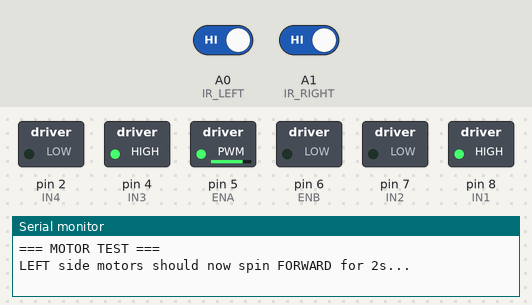
The sketch below on a simulated Arduino Uno, built with avr-gcc and run on an emulated ATmega328P. On the bench: switched loads named in the sketch (green lamp = pin HIGH), the last lines printed to the serial monitor. The test bench sets the inputs (shaded band); at power-on: A0 (IR_LEFT) HIGH, A1 (IR_RIGHT) HIGH.

Above: at 0.1 s.
At 3.7 s:
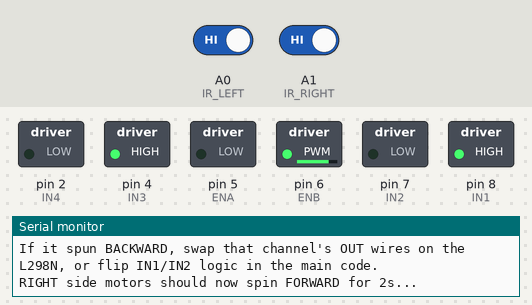
At 5.7 s:
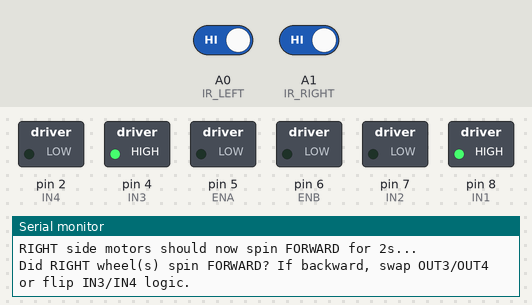
Timing chart, 0 to 7.2 s (numbered marks = the images above):
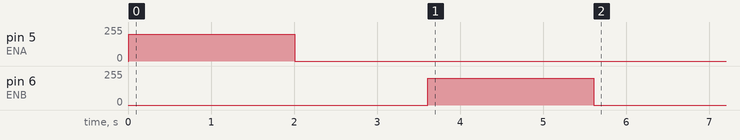

The sketch:

sensor_calibration.ino
```cpp
/* =====================================================================
   STEP 0 - RUN THIS FIRST, BEFORE THE MAIN LAWNMOWER CODE
   =====================================================================
   Purpose: confirm (a) each wheel spins the correct direction, and
   (b) whether your IR sensors report LOW or HIGH when they see an object.
   Open Serial Monitor at 9600 baud after uploading.

   Wiring assumed exactly as in wiring_diagram.txt.
   ===================================================================== */

#define ENA 5
#define IN1 8
#define IN2 7
#define ENB 6
#define IN3 4
#define IN4 2

#define IR_LEFT  A0
#define IR_RIGHT A1

void setup() {
  Serial.begin(9600);
  pinMode(ENA, OUTPUT); pinMode(IN1, OUTPUT); pinMode(IN2, OUTPUT);
  pinMode(ENB, OUTPUT); pinMode(IN3, OUTPUT); pinMode(IN4, OUTPUT);
  pinMode(IR_LEFT, INPUT);
  pinMode(IR_RIGHT, INPUT);

  Serial.println(F("=== MOTOR TEST ==="));
  Serial.println(F("LEFT side motors should now spin FORWARD for 2s..."));
  leftMotor(200, true);   rightMotor(0, true); delay(2000); stopAll();
  Serial.println(F("Did LEFT wheel(s) spin FORWARD (pushing robot ahead)?"));
  Serial.println(F("If it spun BACKWARD, swap that channel's OUT wires on the L298N, or flip IN1/IN2 logic in the main code."));
  delay(1500);

  Serial.println(F("RIGHT side motors should now spin FORWARD for 2s..."));
  leftMotor(0, true);     rightMotor(200, true); delay(2000); stopAll();
  Serial.println(F("Did RIGHT wheel(s) spin FORWARD? If backward, swap OUT3/OUT4 or flip IN3/IN4 logic."));
  delay(1500);

  Serial.println(F("=== TEST COMPLETE - now watch the IR readings below ==="));
  Serial.println(F("Wave your hand under each IR sensor (3-5cm away) and read Serial Monitor."));
}

void loop() {
  int l = digitalRead(IR_LEFT);
  int r = digitalRead(IR_RIGHT);
  Serial.print(F("IR_LEFT raw = "));
  Serial.print(l);
  Serial.print(F("   IR_RIGHT raw = "));
  Serial.println(r);
  Serial.println(F("-> Note the value with NOTHING under the sensor, then the value WITH your hand under it."));
  Serial.println(F("-> Whichever value appears when an object IS present = your 'detected' value. Write it down."));
  delay(500);
}

// ---- helper functions ----
void leftMotor(int speed, bool forward) {
  digitalWrite(IN1, forward ? HIGH : LOW);
  digitalWrite(IN2, forward ? LOW  : HIGH);
  analogWrite(ENA, speed);
}
void rightMotor(int speed, bool forward) {
  digitalWrite(IN3, forward ? HIGH : LOW);
  digitalWrite(IN4, forward ? LOW  : HIGH);
  analogWrite(ENB, speed);
}
void stopAll() {
  analogWrite(ENA, 0);
  analogWrite(ENB, 0);
}
```
